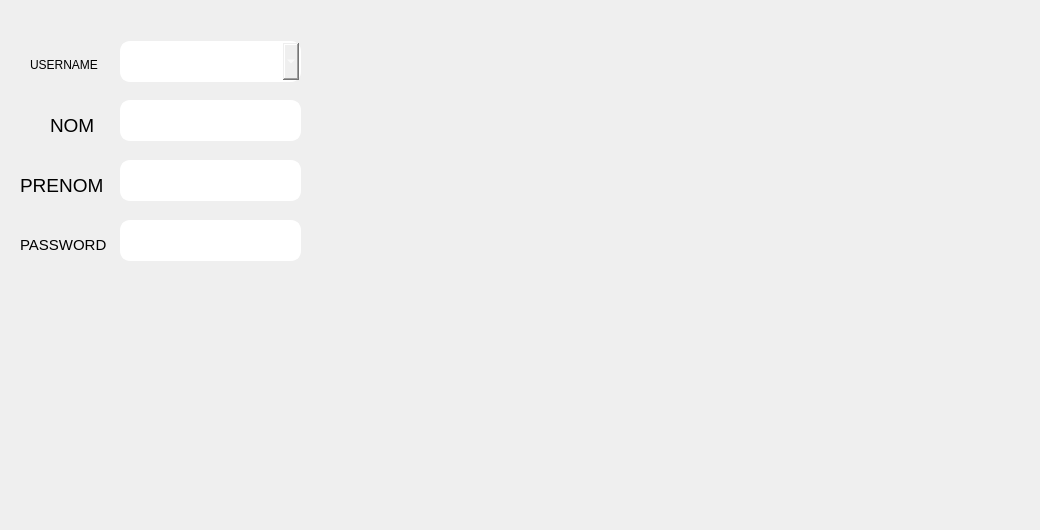
     <widget class="QWidget" name="tab_15">
      <attribute name="title">
       <string>Modifier_user</string>
      </attribute>
      <widget class="QLineEdit" name="lineEdit_password_3">
       <property name="geometry">
        <rect>
         <x>120</x>
         <y>220</y>
         <width>181</width>
         <height>41</height>
        </rect>
       </property>
       <property name="styleSheet">
        <string notr="true">border-style: solid;
color: rgb(255, 255, 255);
border-color: white;
border-width: 2px;
border-radius: 10px;</string>
       </property>
      </widget>
      <widget class="QLineEdit" name="lineEdit_prenom_5">
       <property name="geometry">
        <rect>
         <x>120</x>
         <y>160</y>
         <width>181</width>
         <height>41</height>
        </rect>
       </property>
       <property name="styleSheet">
        <string notr="true">border-style: solid;
color: rgb(255, 255, 255);
border-color: white;
border-width: 2px;
border-radius: 10px;</string>
       </property>
      </widget>
      <widget class="QLineEdit" name="lineEdit_nom_5">
       <property name="geometry">
        <rect>
         <x>120</x>
         <y>100</y>
         <width>181</width>
         <height>41</height>
        </rect>
       </property>
       <property name="styleSheet">
        <string notr="true">border-style: solid;
color: rgb(255, 255, 255);
border-color: white;
border-width: 2px;
border-radius: 10px;</string>
       </property>
      </widget>
      <widget class="QPushButton" name="pushButton_Modifier_3">
       <property name="geometry">
        <rect>
         <x>310</x>
         <y>290</y>
         <width>71</width>
         <height>61</height>
        </rect>
       </property>
       <property name="styleSheet">
        <string notr="true">border-style:solid;
bordor-color:white;
border-width:2px;
border-radius:10px;
color:rjb(255,255,255);
background-image: url(:/img/img/illustration-refresh-icon_53876-5630.jpg);
</string>
       </property>
       <property name="text">
        <string/>
       </property>
      </widget>
      <widget class="QComboBox" name="comboBox_3">
       <property name="geometry">
        <rect>
         <x>120</x>
         <y>41</y>
         <width>181</width>
         <height>41</height>
        </rect>
       </property>
       <property name="styleSheet">
        <string notr="true">border-style: solid;
color: rgb(255, 255, 255);
border-color: white;
border-width: 2px;
border-radius: 10px;</string>
       </property>
      </widget>
      <widget class="QPushButton" name="pb_ajouter_8">
       <property name="geometry">
        <rect>
         <x>310</x>
         <y>40</y>
         <width>31</width>
         <height>31</height>
        </rect>
       </property>
       <property name="styleSheet">
        <string notr="true">background-image: url(:/img/img/GreenCheck.jpg);
border-style:solid;
bordor-color:white;
border-width:2px;
border-radius:10px;
color:rjb(255,255,255);</string>
       </property>
       <property name="text">
        <string/>
       </property>
      </widget>
      <widget class="QLabel" name="label_110">
       <property name="enabled">
        <bool>false</bool>
       </property>
       <property name="geometry">
        <rect>
         <x>50</x>
         <y>110</y>
         <width>51</width>
         <height>31</height>
        </rect>
       </property>
       <property name="maximumSize">
        <size>
         <width>94</width>
         <height>76</height>
        </size>
       </property>
       <property name="font">
        <font>
         <family>MS Shell Dlg 2</family>
         <pointsize>11</pointsize>
         <weight>50</weight>
         <italic>false</italic>
         <bold>false</bold>
        </font>
       </property>
       <property name="toolTip">
        <string>&lt;html&gt;&lt;head/&gt;&lt;body&gt;&lt;p&gt;ID&lt;/p&gt;&lt;/body&gt;&lt;/html&gt;</string>
       </property>
       <property name="styleSheet">
        <string notr="true">background-image: url(:/img/img/585e4adacb11b227491c3392.png);

color: rgb(0, 0, 0);
</string>
       </property>
       <property name="text">
        <string>&lt;html&gt;&lt;head/&gt;&lt;body&gt;&lt;p&gt;&lt;span style=&quot; font-size:14pt;&quot;&gt;NOM&lt;/span&gt;&lt;/p&gt;&lt;/body&gt;&lt;/html&gt;</string>
       </property>
       <property name="wordWrap">
        <bool>false</bool>
       </property>
      </widget>
      <widget class="QLabel" name="label_63">
       <property name="enabled">
        <bool>false</bool>
       </property>
       <property name="geometry">
        <rect>
         <x>30</x>
         <y>50</y>
         <width>81</width>
         <height>31</height>
        </rect>
       </property>
       <property name="maximumSize">
        <size>
         <width>94</width>
         <height>76</height>
        </size>
       </property>
       <property name="font">
        <font>
         <family>MS Shell Dlg 2</family>
         <pointsize>11</pointsize>
         <weight>50</weight>
         <italic>false</italic>
         <bold>false</bold>
        </font>
       </property>
       <property name="toolTip">
        <string>&lt;html&gt;&lt;head/&gt;&lt;body&gt;&lt;p&gt;ID&lt;/p&gt;&lt;/body&gt;&lt;/html&gt;</string>
       </property>
       <property name="styleSheet">
        <string notr="true">background-image: url(:/img/img/585e4adacb11b227491c3392.png);

color: rgb(0, 0, 0);
</string>
       </property>
       <property name="text">
        <string>&lt;html&gt;&lt;head/&gt;&lt;body&gt;&lt;p&gt;&lt;span style=&quot; font-size:9pt;&quot;&gt;USERNAME&lt;/span&gt;&lt;/p&gt;&lt;/body&gt;&lt;/html&gt;</string>
       </property>
       <property name="wordWrap">
        <bool>false</bool>
       </property>
      </widget>
      <widget class="QLabel" name="label_64">
       <property name="enabled">
        <bool>false</bool>
       </property>
       <property name="geometry">
        <rect>
         <x>20</x>
         <y>170</y>
         <width>91</width>
         <height>31</height>
        </rect>
       </property>
       <property name="maximumSize">
        <size>
         <width>94</width>
         <height>76</height>
        </size>
       </property>
       <property name="font">
        <font>
         <family>MS Shell Dlg 2</family>
         <pointsize>11</pointsize>
         <weight>50</weight>
         <italic>false</italic>
         <bold>false</bold>
        </font>
       </property>
       <property name="toolTip">
        <string>&lt;html&gt;&lt;head/&gt;&lt;body&gt;&lt;p&gt;ID&lt;/p&gt;&lt;/body&gt;&lt;/html&gt;</string>
       </property>
       <property name="styleSheet">
        <string notr="true">background-image: url(:/img/img/585e4adacb11b227491c3392.png);

color: rgb(0, 0, 0);
</string>
       </property>
       <property name="text">
        <string>&lt;html&gt;&lt;head/&gt;&lt;body&gt;&lt;p&gt;&lt;span style=&quot; font-size:14pt;&quot;&gt;PRENOM&lt;/span&gt;&lt;/p&gt;&lt;/body&gt;&lt;/html&gt;</string>
       </property>
       <property name="wordWrap">
        <bool>false</bool>
       </property>
      </widget>
      <widget class="QLabel" name="label_108">
       <property name="enabled">
        <bool>false</bool>
       </property>
       <property name="geometry">
        <rect>
         <x>20</x>
         <y>230</y>
         <width>94</width>
         <height>31</height>
        </rect>
       </property>
       <property name="maximumSize">
        <size>
         <width>94</width>
         <height>76</height>
        </size>
       </property>
       <property name="font">
        <font>
         <family>MS Shell Dlg 2</family>
         <pointsize>11</pointsize>
         <weight>50</weight>
         <italic>false</italic>
         <bold>false</bold>
        </font>
       </property>
       <property name="toolTip">
        <string>&lt;html&gt;&lt;head/&gt;&lt;body&gt;&lt;p&gt;ID&lt;/p&gt;&lt;/body&gt;&lt;/html&gt;</string>
       </property>
       <property name="styleSheet">
        <string notr="true">background-image: url(:/img/img/585e4adacb11b227491c3392.png);

color: rgb(0, 0, 0);
</string>
       </property>
       <property name="text">
        <string>&lt;html&gt;&lt;head/&gt;&lt;body&gt;&lt;p&gt;PASSWORD&lt;/p&gt;&lt;/body&gt;&lt;/html&gt;</string>
       </property>
       <property name="wordWrap">
        <bool>false</bool>
       </property>
      </widget>
      <widget class="QLabel" name="label_13">
       <property name="geometry">
        <rect>
         <x>910</x>
         <y>400</y>
         <width>121</width>
         <height>121</height>
        </rect>
       </property>
       <property name="styleSheet">
        <string notr="true">background-image: url(:/img/img/1024px-Volkswagen_Logo_till_1995.svg.png);</string>
       </property>
       <property name="text">
        <string/>
       </property>
      </widget>
     </widget>
